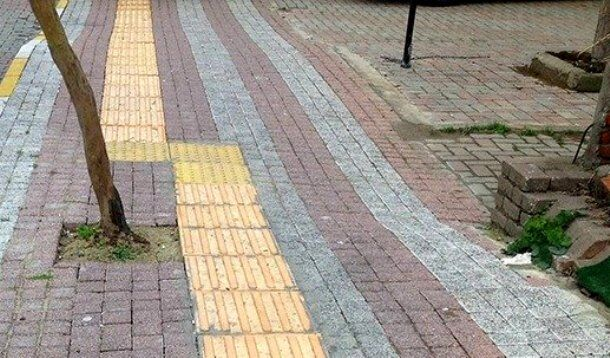
#> input picture images/cc.png, 610 x 358 px
$ python test.py
#> lines starting #> are read from the running program, lines starting #| are printed output that depends on the picture
import numpy as np
import cv2
import matplotlib.pyplot as plt

# [54 lines left out: function custom_rgb_to_hsv, not called in this run]

if __name__ == "__main__":
    # Load test image from file
    test_image_path = "images/cc.png"
    test_image = cv2.imread(test_image_path)
#> test_image is the input picture: shape (358, 610, 3); mean B, G, R 137.3, 148.1, 155.5
    if test_image is None:
        raise FileNotFoundError(f"Test image not found at path: {test_image_path}")

    # Convert BGR to RGB
    test_image = cv2.cvtColor(test_image, cv2.COLOR_BGR2RGB)

    # Convert to HSV
   # hsv_result = custom_rgb_to_hsv(test_image)
    hsv_result = cv2.cvtColor(test_image, cv2.COLOR_RGB2HSV)
#> hsv_result: shape (358, 610, 3); mean H, S, V 58.6, 43.4, 158.3

    # Visualize results
    plt.figure(figsize=(10, 5))

    # Original image
    plt.subplot(1, 2, 1)
    plt.title("Original RGB Image")
    plt.imshow(test_image)
    plt.axis("off")

    # HSV result (display only Hue for visualization)
    plt.subplot(1, 2, 2)
    plt.title("Custom HSV (Hue Component)")
    plt.imshow(hsv_result[..., 0], cmap="hsv")
    plt.axis("off")

    plt.tight_layout()
    plt.show()
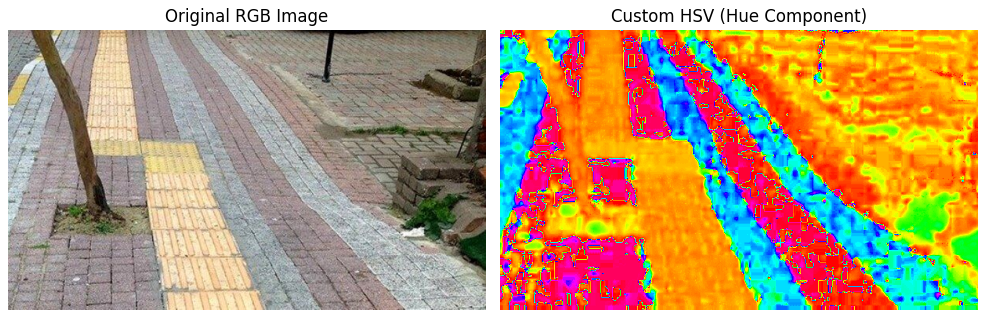
#> figure drawn by matplotlib, 2 panels

$ run again, with images/image.png copied over images/cc.png
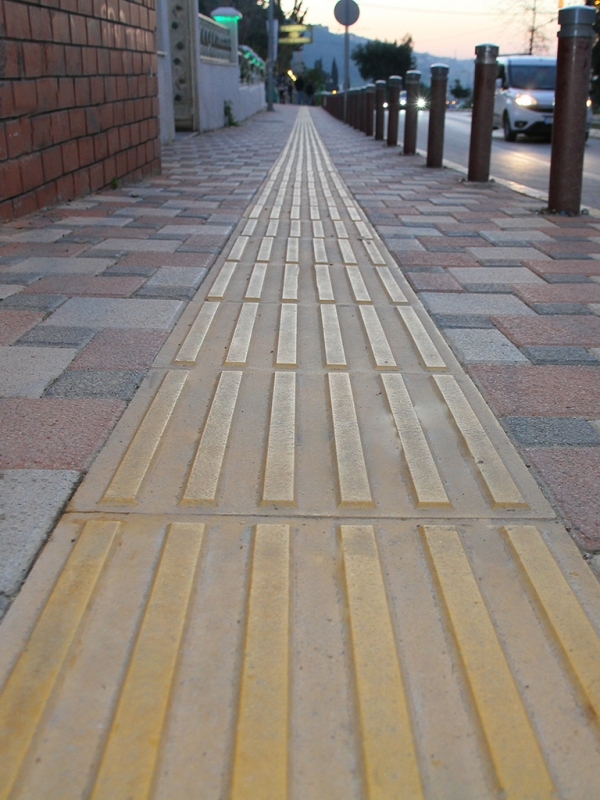
#> input picture images/image.png, 600 x 800 px
#> test_image is the input picture: shape (800, 600, 3); mean B, G, R 121.5, 129.9, 138
#> hsv_result: shape (800, 600, 3); mean H, S, V 54.4, 44.6, 141.9
#> `plt.show()`:
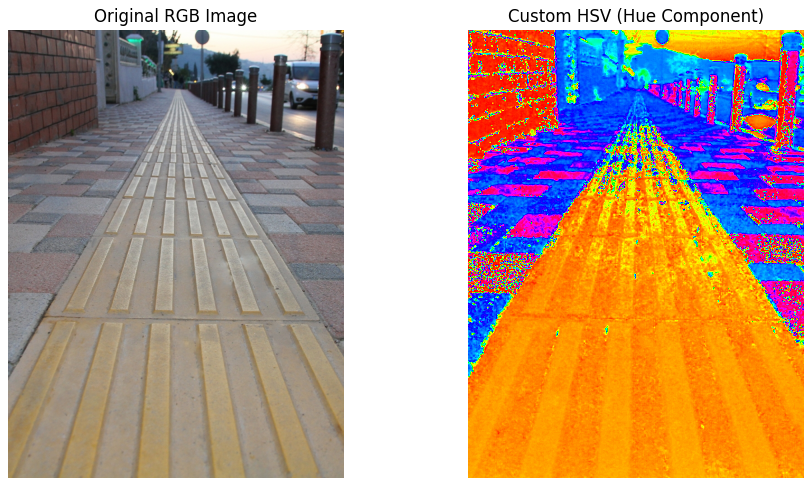
#> figure drawn by matplotlib, 2 panels

$ run again, with images/bb.jpg saved as images/cc.png
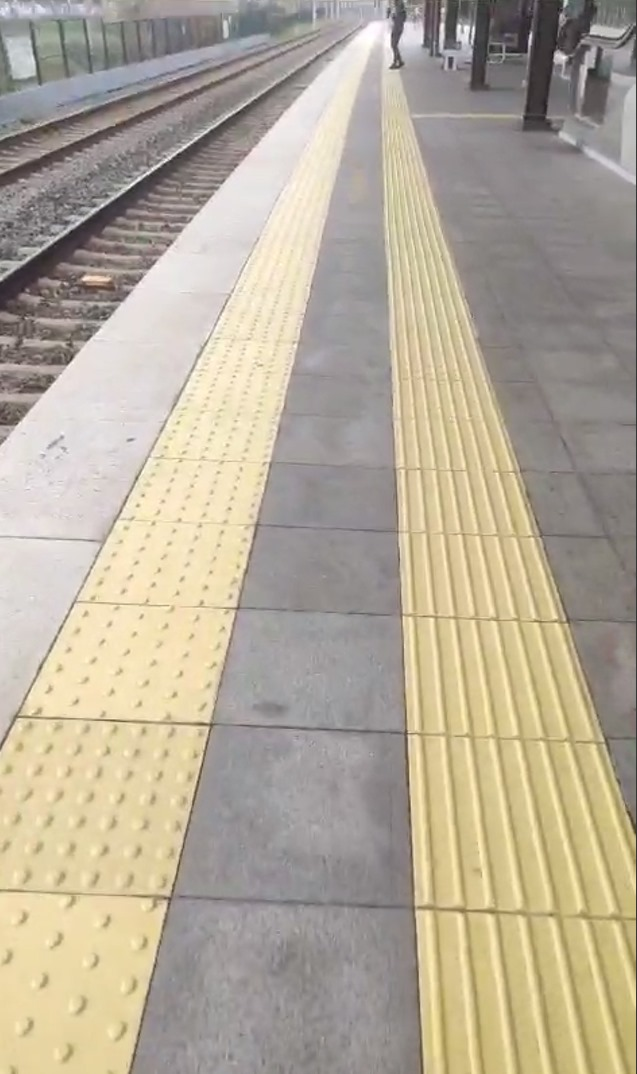
#> input picture images/bb.jpg, 637 x 1074 px
#> test_image is the input picture: shape (1074, 637, 3); mean B, G, R 153.3, 171.1, 180.8
#> hsv_result: shape (1074, 637, 3); mean H, S, V 52.3, 36.3, 181.1
#> `plt.show()`:
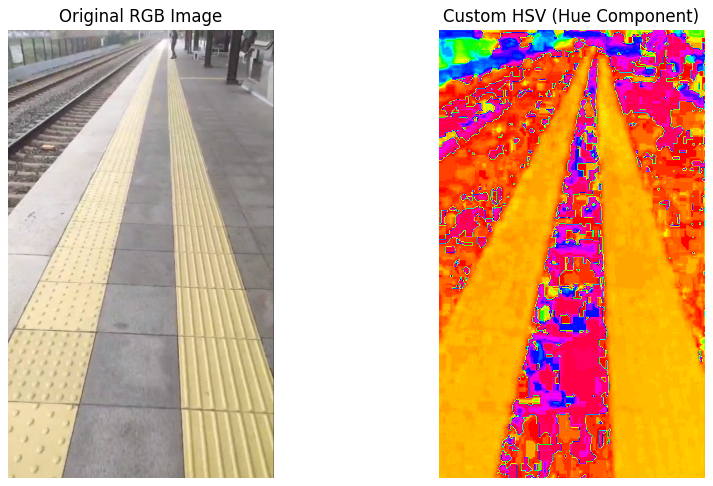
#> figure drawn by matplotlib, 2 panels

$ run again, with images/dd.jpg saved as images/cc.png
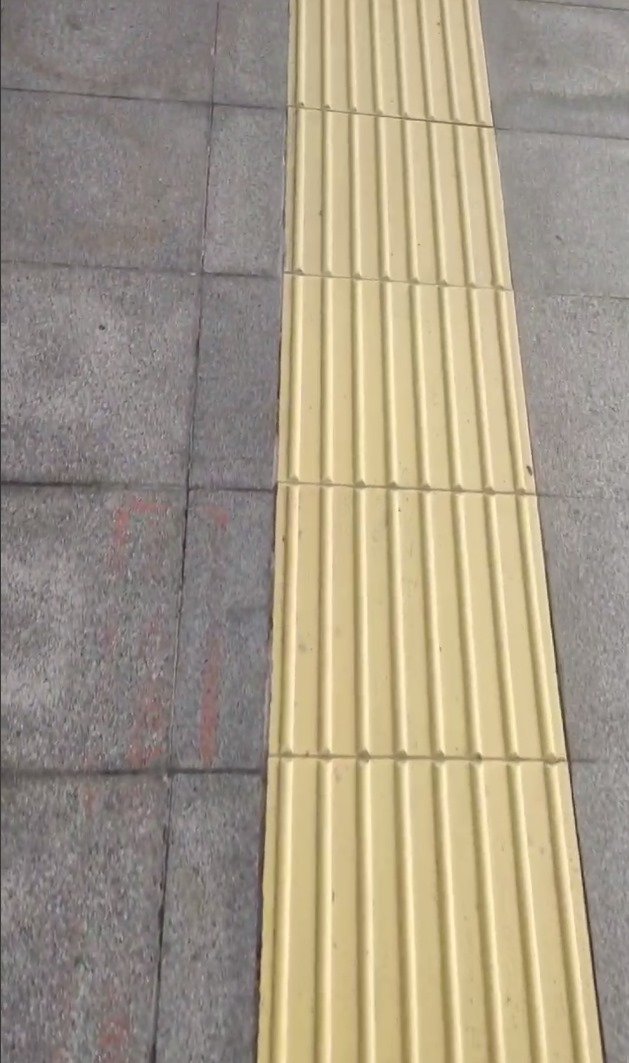
#> input picture images/dd.jpg, 629 x 1063 px
#> test_image is the input picture: shape (1063, 629, 3); mean B, G, R 134.8, 154, 164.7
#> hsv_result: shape (1063, 629, 3); mean H, S, V 43, 41.1, 164.8
#> `plt.show()`:
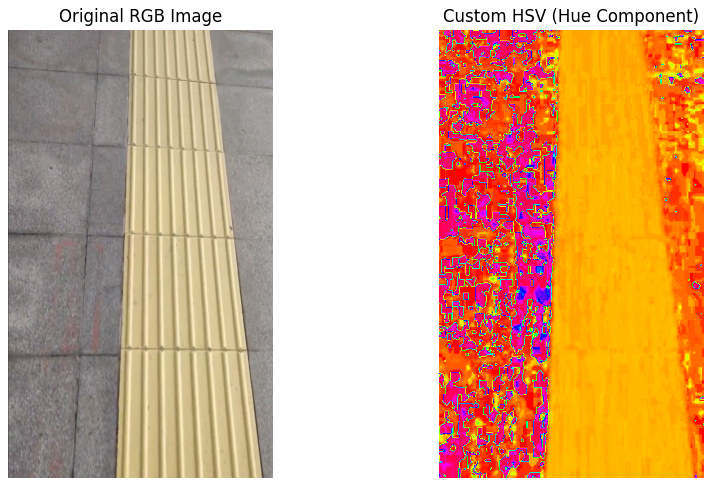
#> figure drawn by matplotlib, 2 panels
